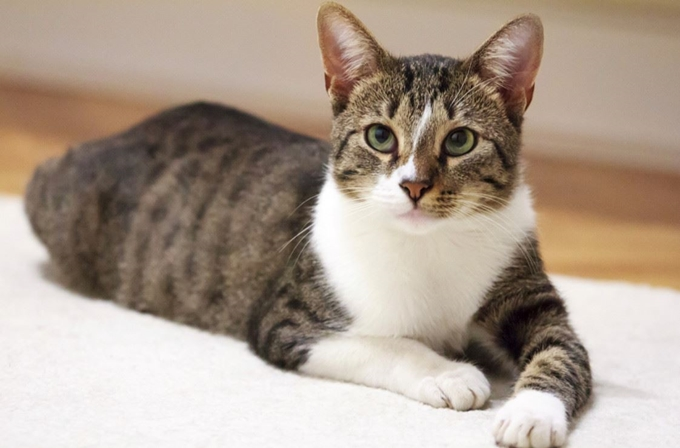
#> input picture AI_Source/AI_01/6_1.OpenCV/images/cat.jpg, 680 x 448 px
$ python OpenCV_binary_1.py
#> lines starting #> are read from the running program, lines starting #| are printed output that depends on the picture; after the words box and inside, x2 and y2 are one past the last pixel; in counts of white or black regions, pixels touching at a corner belong together
import cv2
import numpy as np
import matplotlib.pylab as plt

img = cv2.imread('./images/cat.jpg', cv2.IMREAD_GRAYSCALE)
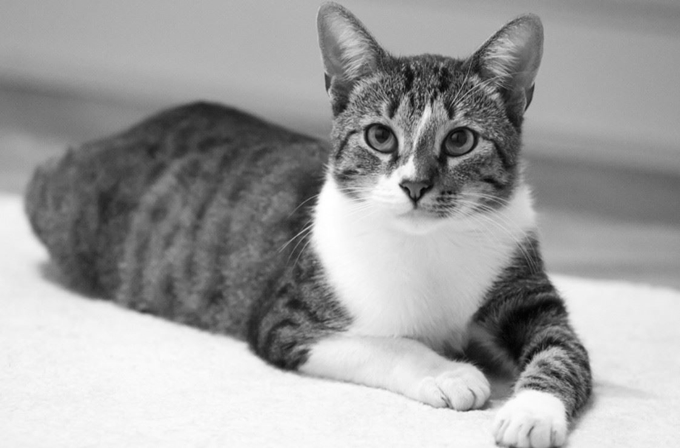
#> img: shape (448, 680); min 2, max 255, mean 160.4
_, t_bin = cv2.threshold(img, 127, 255, cv2.THRESH_BINARY)
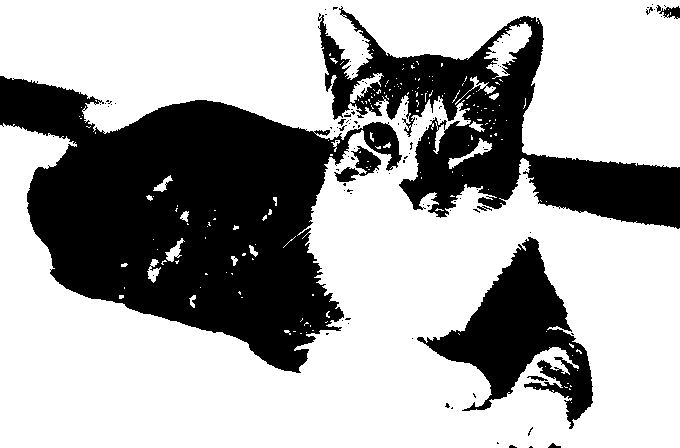
#> t_bin: shape (448, 680); 66% white; 112 black regions (102 under 20 px), largest, box (x1, y1, x2, y2) and area: (0, 76, 402, 373) 61652, (318, 6, 680, 229) 27839, (417, 237, 593, 429) 12704
_, t_bininv = cv2.threshold(img, 127, 255, cv2.THRESH_BINARY_INV)
_, t_trunc = cv2.threshold(img, 127, 255, cv2.THRESH_TRUNC)
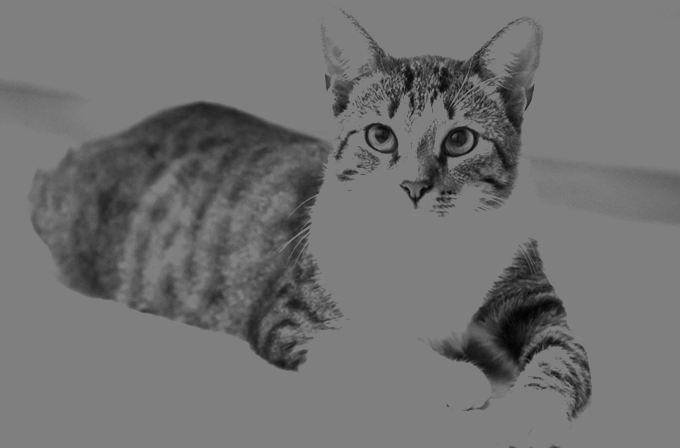
#> t_trunc: shape (448, 680); min 2, max 127, mean 113.3
_, t_2zr = cv2.threshold(img, 127, 255, cv2.THRESH_TOZERO)
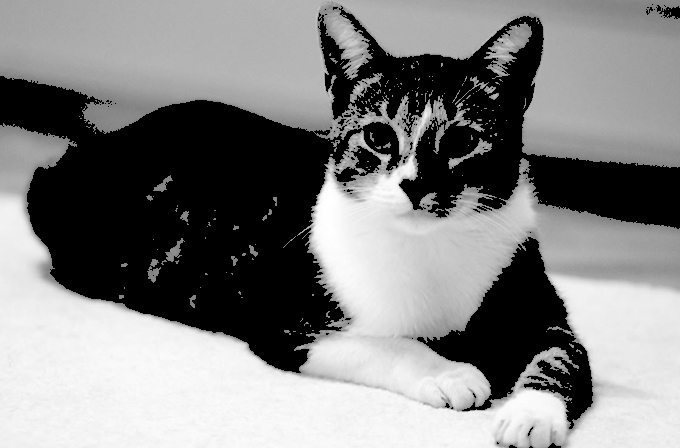
#> t_2zr: shape (448, 680); min 0, max 255, mean 130.9
_, t_2zrinv = cv2.threshold(img, 127, 255, cv2.THRESH_TOZERO_INV)
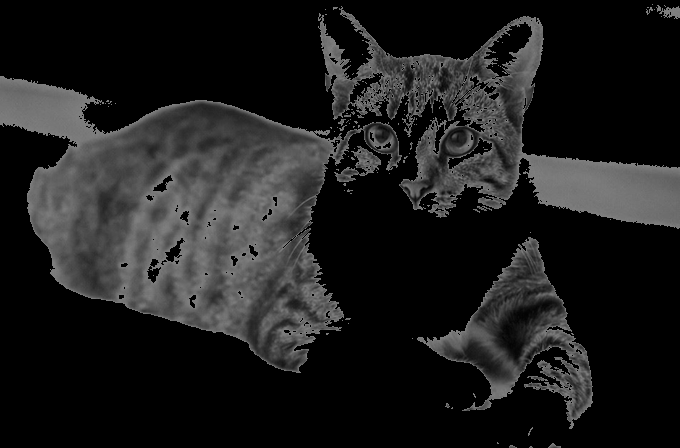
#> t_2zrinv: shape (448, 680); min 0, max 127, mean 29.5

imgs = {
    'Original': img,
    'BINARY': t_bin,
    'BINARY_INV': t_bininv,
    'TRUNC': t_trunc,
    'TOZERO': t_2zr
}

for i, (key, value) in enumerate(imgs.items()):
    plt.subplot(2, 3, i + 1)
    plt.title(key)
    plt.imshow(value, cmap='gray')
    plt.xticks([])
    plt.yticks([])
#> this loop made 5 passes
#> key on passes 1 to 5: 'Original', 'BINARY', 'BINARY_INV', 'TRUNC', 'TOZERO'

plt.show()

$ run again, with AI_Source/AI_01/6_1.OpenCV/images/404.jpg copied over AI_Source/AI_01/6_1.OpenCV/images/cat.jpg
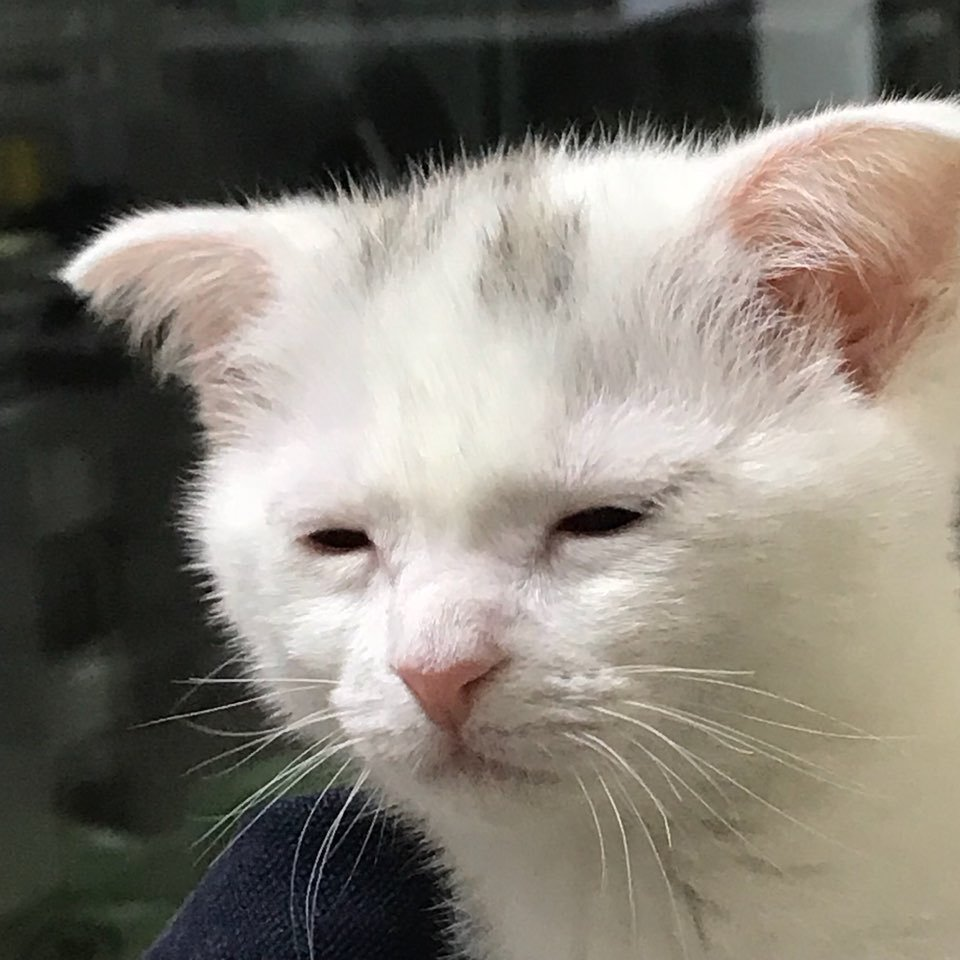
#> input picture AI_Source/AI_01/6_1.OpenCV/images/404.jpg, 960 x 960 px
#> `_, t_bin = cv2.threshold(img, 127, 255, cv2.THRESH_BINARY)`:
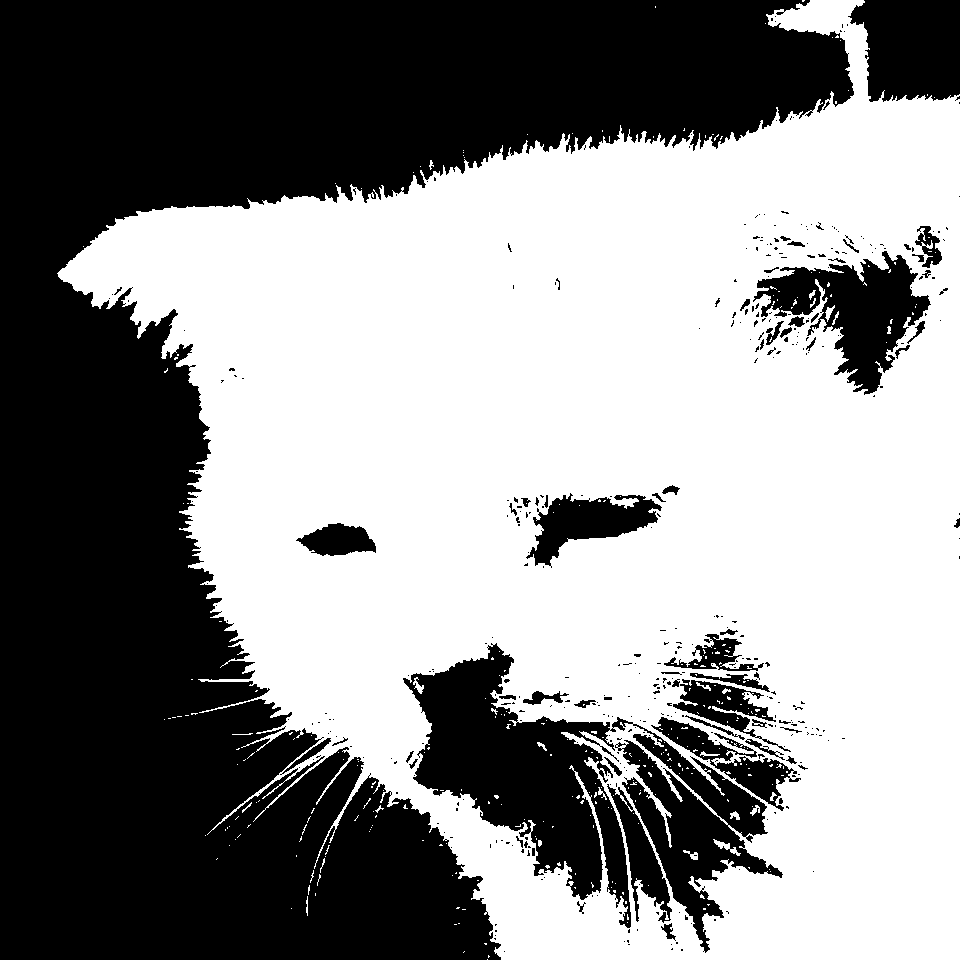
#> t_bin: shape (960, 960); 54.5% white; 413 black regions (348 under 20 px), largest, box (x1, y1, x2, y2) and area: (0, 0, 854, 960) 337451, (403, 643, 783, 953) 40147, (753, 251, 931, 395) 10850
#> `_, t_2zrinv = cv2.threshold(img, 127, 255, cv2.THRESH_TOZERO_INV)`:
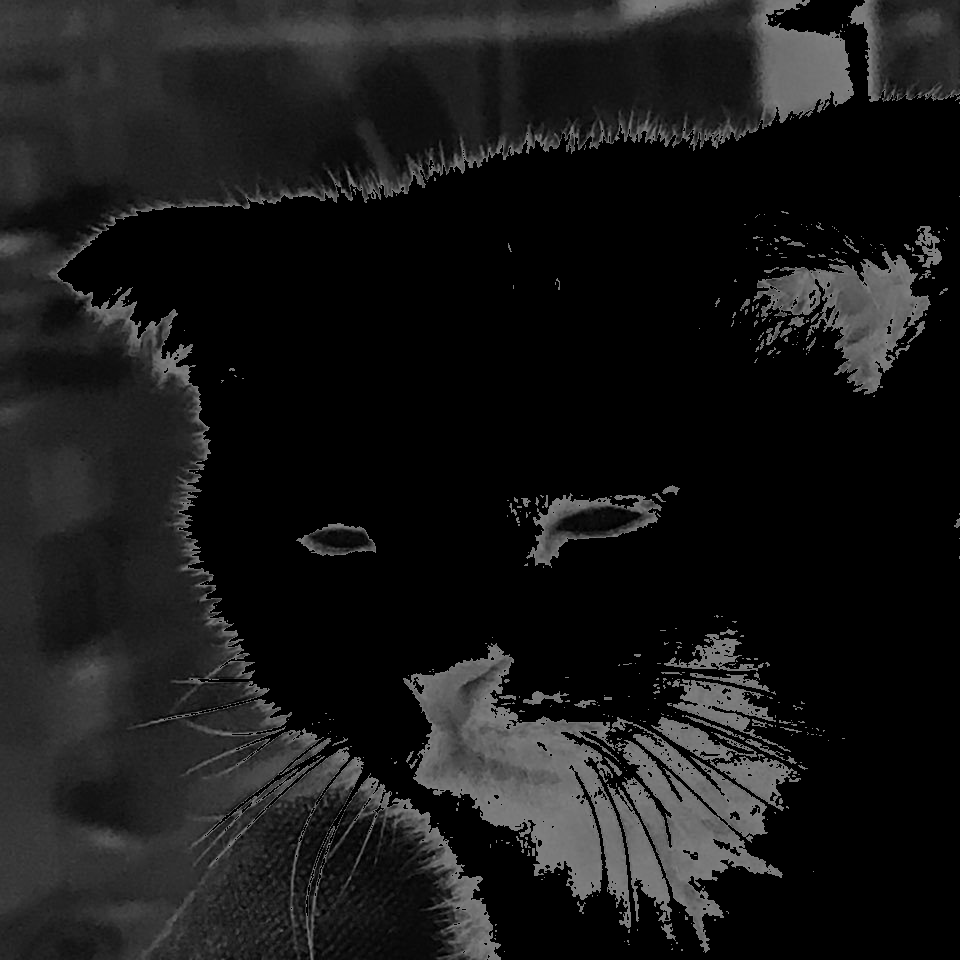
#> t_2zrinv: shape (960, 960); min 0, max 127, mean 24.4
#> the loop `for i, (key, value) in enumerate(imgs.items()):` made 5 passes
#> key on passes 1 to 5: 'Original', 'BINARY', 'BINARY_INV', 'TRUNC', 'TOZERO'
